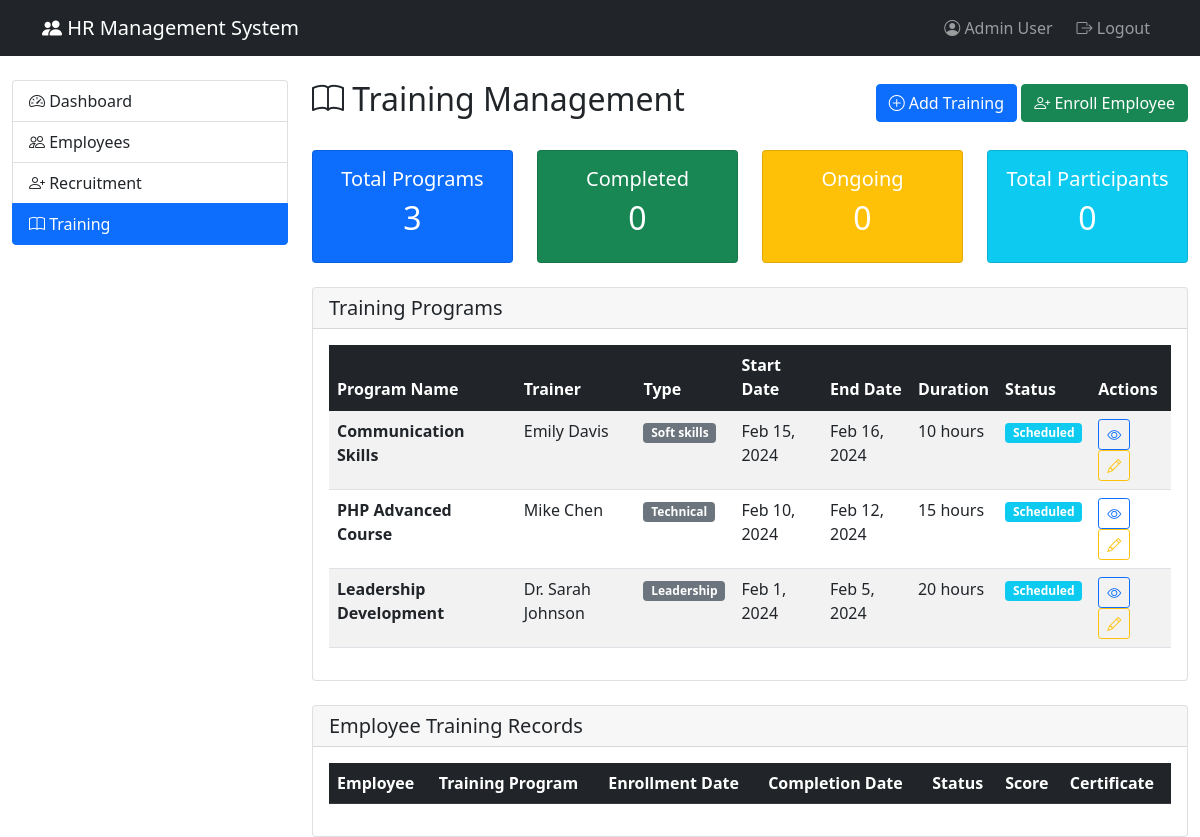
The page /training.php (signed in) on the database its author committed.
### tables this page shows
CREATE TABLE `training_programs` (
  `training_id` int(11) NOT NULL,
  `program_name` varchar(200) NOT NULL,
  `description` text DEFAULT NULL,
  `trainer` varchar(100) DEFAULT NULL,
  `training_type` enum('technical','soft_skills','compliance','leadership') DEFAULT 'technical',
  `start_date` date DEFAULT NULL,
  `end_date` date DEFAULT NULL,
  `duration_hours` int(11) DEFAULT NULL,
  `location` varchar(100) DEFAULT NULL,
  `max_participants` int(11) DEFAULT NULL,
  `cost` decimal(10,2) DEFAULT NULL,
  `status` enum('scheduled','ongoing','completed','cancelled') DEFAULT 'scheduled',
  `created_at` timestamp NOT NULL DEFAULT current_timestamp()
);

### training.php (the view, shortened to what this page needs)
<?php
require_once 'includes/config.php';
try {
    $stmt = $pdo->query("SELECT * FROM training_programs ORDER BY start_date DESC");
    $training_programs = $stmt->fetchAll(PDO::FETCH_ASSOC);
    $stmt = $pdo->query("
        SELECT et.*, e.first_name, e.last_name, e.email, tp.program_name
        FROM employee_training et
        JOIN employees e ON et.emp_id = e.emp_id
        JOIN training_programs tp ON et.training_id = tp.training_id
        ORDER BY et.enrollment_date DESC
    ");
    $employee_trainings = $stmt->fetchAll(PDO::FETCH_ASSOC);
    $total_programs = count($training_programs);
    $completed_trainings = count(array_filter($employee_trainings, function($et) { return $et['completion_status'] == 'completed'; }));
    $ongoing_trainings = count(array_filter($employee_trainings, function($et) { return $et['completion_status'] == 'in_progress'; }));
} catch(PDOException $e) {
    $error = "Error loading training data: " . $e->getMessage();
}
?>
<!DOCTYPE html>
<html lang="en">
<head>
    <link href="https://cdn.jsdelivr.net/npm/bootstrap@5.1.3/dist/css/bootstrap.min.css" rel="stylesheet">
    <link rel="stylesheet" href="https://cdn.jsdelivr.net/npm/bootstrap-icons@1.8.1/font/bootstrap-icons.css">
</head>
<body>
    <nav class="navbar navbar-expand-lg navbar-dark bg-dark">
        <div class="container">
            <a class="navbar-brand" href="dashboard.php">
                <i class="bi bi-people-fill"></i> HR Management System
            </a>
            <div class="navbar-nav ms-auto">
                <span class="navbar-text me-3">
                    <i class="bi bi-person-circle"></i>
                    <?php echo $_SESSION['user_name']; ?>
                </span>
                <a class="nav-link" href="logout.php">
                    <i class="bi bi-box-arrow-right"></i> Logout
                </a>
            </div>
        </div>
    </nav>
    <div class="container-fluid mt-4">
        <div class="row">
            <div class="col-md-3">
                <div class="list-group">
                    <a href="dashboard.php" class="list-group-item list-group-item-action">
                        <i class="bi bi-speedometer2"></i> Dashboard
                    </a>
                    <a href="employees.php" class="list-group-item list-group-item-action">
                        <i class="bi bi-people"></i> Employees
                    </a>
                    <a href="recruitment.php" class="list-group-item list-group-item-action">
                        <i class="bi bi-person-plus"></i> Recruitment
                    </a>
                    <a href="training.php" class="list-group-item list-group-item-action active">
                        <i class="bi bi-book"></i> Training
                    </a>
                </div>
            </div>
            <div class="col-md-9">
                <div class="d-flex justify-content-between align-items-center mb-4">
                    <h2><i class="bi bi-book"></i> Training Management</h2>
                    <div>
                        <button class="btn btn-primary" data-bs-toggle="modal" data-bs-target="#addTrainingModal">
                            <i class="bi bi-plus-circle"></i> Add Training
                        </button>
                        <button class="btn btn-success" data-bs-toggle="modal" data-bs-target="#enrollEmployeeModal">
                            <i class="bi bi-person-plus"></i> Enroll Employee
                        </button>
                    </div>
                </div>
                <div class="row mb-4">
                    <div class="col-md-3">
                        <div class="card bg-primary text-white">
                            <div class="card-body text-center">
                                <h5>Total Programs</h5>
                                <h2><?php echo $total_programs; ?></h2>
                            </div>
                        </div>
                    </div>
                    <div class="col-md-3">
                        <div class="card bg-success text-white">
                            <div class="card-body text-center">
                                <h5>Completed</h5>
                                <h2><?php echo $completed_trainings; ?></h2>
                            </div>
                        </div>
                    </div>
                    <div class="col-md-3">
                        <div class="card bg-warning text-white">
                            <div class="card-body text-center">
                                <h5>Ongoing</h5>
                                <h2><?php echo $ongoing_trainings; ?></h2>
                            </div>
                        </div>
                    </div>
                    <div class="col-md-3">
                        <div class="card bg-info text-white">
                            <div class="card-body text-center">
                                <h5>Total Participants</h5>
                                <h2><?php echo count($employee_trainings); ?></h2>
                            </div>
                        </div>
                    </div>
                </div>
                <div class="card mb-4">
                    <div class="card-header">
                        <h5 class="card-title mb-0">Training Programs</h5>
                    </div>
                    <div class="card-body">
                        <div class="table-responsive">
                            <table class="table table-striped table-hover">
                                <thead class="table-dark">
                                    <tr>
                                        <th>Program Name</th>
                                        <th>Trainer</th>
                                        <th>Type</th>
                                        <th>Start Date</th>
                                        <th>End Date</th>
                                        <th>Duration</th>
                                        <th>Status</th>
                                        <th>Actions</th>
                                    </tr>
                                </thead>
                                <tbody>
                                    <?php foreach($training_programs as $training): ?>
                                    <tr>
                                        <td><strong><?php echo $training['program_name']; ?></strong></td>
                                        <td><?php echo $training['trainer']; ?></td>
                                        <td>
                                            <span class="badge bg-secondary">
                                                <?php echo ucfirst(str_replace('_', ' ', $training['training_type'])); ?>
                                            </span>
                                        </td>
                                        <td><?php echo date('M j, Y', strtotime($training['start_date'])); ?></td>
                                        <td><?php echo date('M j, Y', strtotime($training['end_date'])); ?></td>
                                        <td><?php echo $training['duration_hours']; ?> hours</td>
                                        <td>
                                            <span class="badge bg-<?php
                                                echo $training['status'] == 'scheduled' ? 'info' :
                                                    ($training['status'] == 'ongoing' ? 'warning' :
                                                    ($training['status'] == 'completed' ? 'success' : 'danger'));
                                            ?>">
                                                <?php echo ucfirst($training['status']); ?>
                                            </span>
                                        </td>
                                        <td>
                                            <button class="btn btn-sm btn-outline-primary">
                                                <i class="bi bi-eye"></i>
                                            </button>
                                            <button class="btn btn-sm btn-outline-warning">
                                                <i class="bi bi-pencil"></i>
                                            </button>
                                        </td>
                                    </tr>
                                    <?php endforeach; ?>
                                </tbody>
                            </table>
                        </div>
                    </div>
                </div>
                <div class="card">
                    <div class="card-header">
                        <h5 class="card-title mb-0">Employee Training Records</h5>
                    </div>
                    <div class="card-body">
                        <div class="table-responsive">
                            <table class="table table-striped table-hover">
                                <thead class="table-dark">
                                    <tr>
                                        <th>Employee</th>
                                        <th>Training Program</th>
                                        <th>Enrollment Date</th>
                                        <th>Completion Date</th>
                                        <th>Status</th>
                                        <th>Score</th>
                                        <th>Certificate</th>
                                    </tr>
                                </thead>
                            </table>
                        </div>
                    </div>
                </div>
            </div>
        </div>
    </div>
</body>
</html>

### rows shown on the page
training_programs: program_name "Communication Skills", trainer "Emily Davis", training_type "Soft skills", start_date "Feb 15, 2024", end_date "Feb 16, 2024", duration_hours "10", status "Scheduled"
training_programs: program_name "PHP Advanced Course", trainer "Mike Chen", training_type "Technical", start_date "Feb 10, 2024", end_date "Feb 12, 2024", duration_hours "15", status "Scheduled"
training_programs: program_name "Leadership Development", trainer "Dr. Sarah Johnson", training_type "Leadership", start_date "Feb 1, 2024", end_date "Feb 5, 2024", duration_hours "20", status "Scheduled"

### other values the page prints
$_SESSION['user_name'] "Admin User"
$total_programs "3"
$completed_trainings "0"
$ongoing_trainings "0"
count($employee_trainings) "0"
